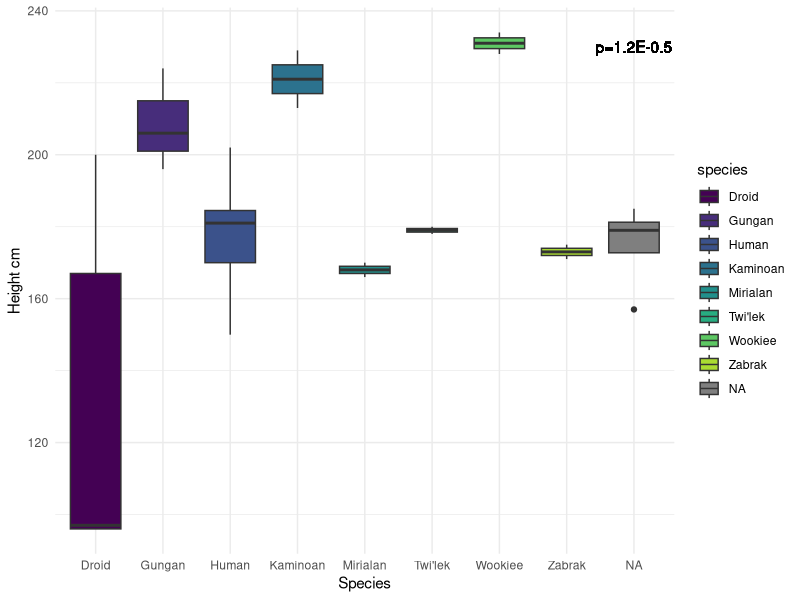
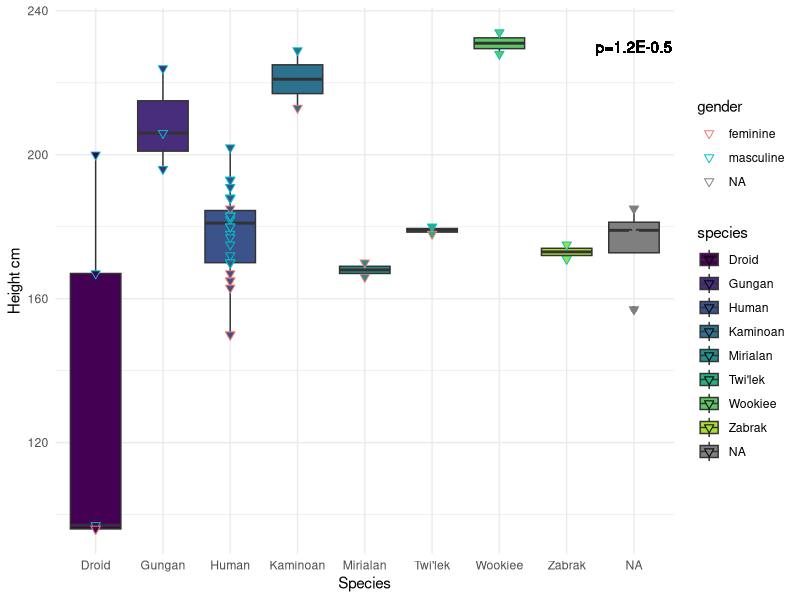
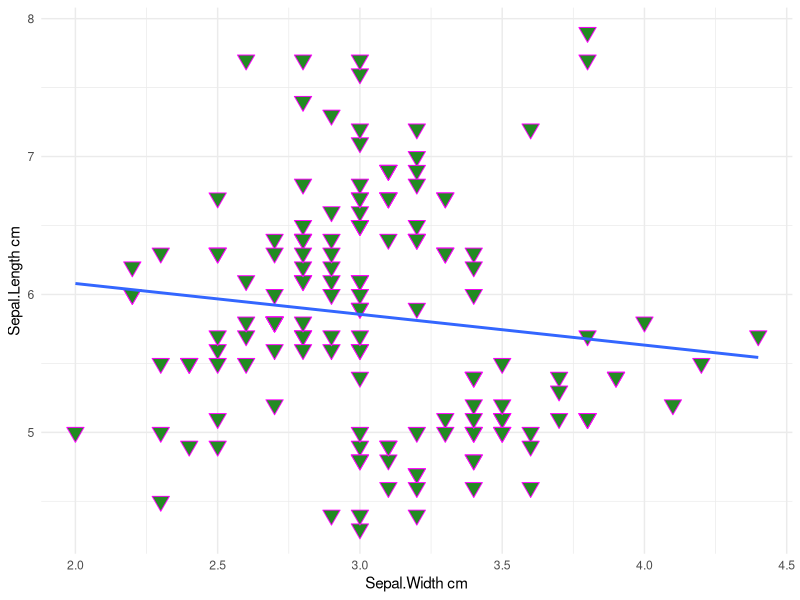
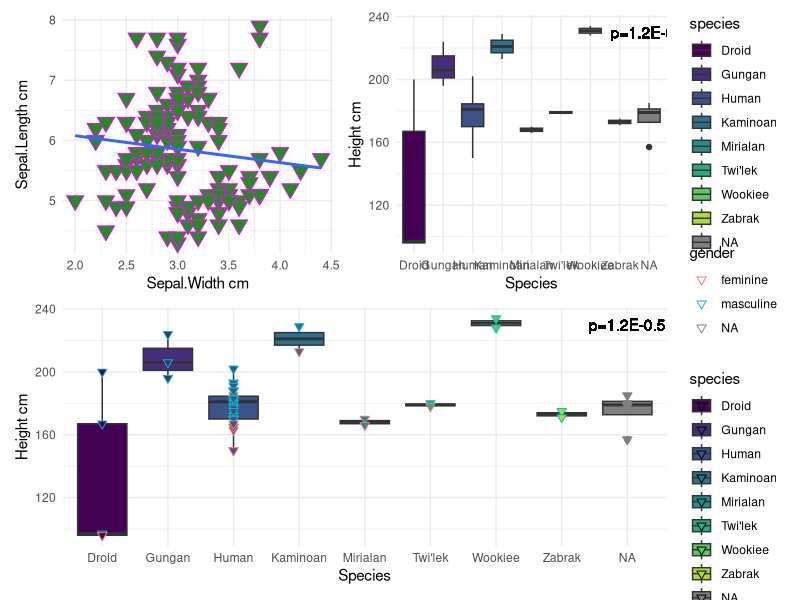

Write the R code that produced these figures, in order.
## ---- chunk 1
library(dplyr)
#It only includes the species that have more than 1 individual represented in the data set. (hint: first use dplyr to summarize the number of individuals per species in the data frame; then create a vector/tibble of those names; subset the species that are included in that vector)
data(starwars)
sw_species <- starwars %>%
  group_by(species) %>%
  summarize(TotalNumber=n()) %>%
  filter(TotalNumber > 1)

final <- starwars %>%
  filter(species %in% sw_species$species)

 
final_2 <- final %>% 
  select(-(films:starships))


#It only includes the columns that are not of type list (hint: use glimpse to check)

glimpse(final_2)

## ---- chunk 2
glimpse(final_2)
finalClean <- final_2[complete.cases(final_2 [,2]), ]



library(dplyr)
finalStats <- finalClean %>%
  group_by(species)%>%
  summarize(MeanHeight = mean(height), MedianHeight = median(height), StDvHeight = sd(height))

print(finalStats)
## ---- chunk 3
library(ggplot2)
library(ggthemes)
library(patchwork)
library(viridis)

cols <- viridis(9, option = "viridis") 
species_height<-  ggplot(data = finalClean, aes(x=species, y=height, fill = species)) + 
  geom_boxplot() + 
  xlab("Species") +
  ylab("Height cm") + 
  theme_minimal() +
  geom_text(x=9, y=230, label="p=1.2E-0.5")+
  scale_fill_manual(values=cols) 

print(species_height)
## ---- chunk 4
cols <- viridis(9, option = "viridis") 
species_height_overlay <-  ggplot(data = finalClean, aes(x=species, y=height, fill = species)) + 
  geom_boxplot() + 
  xlab("Species") +
  ylab("Height cm") + 
  theme_minimal() +
  geom_text(x=9, y=230, label="p=1.2E-0.5")+
  scale_fill_manual(values=cols) +
  geom_point(size=2, shape = 25, aes(color = gender))

print(species_height_overlay)

## ---- chunk 5
data(iris)
glimpse(iris)
anyNA(iris)

sepal_variation <- ggplot(data = iris, aes(x=Sepal.Width, y=Sepal.Length)) + 
  geom_point(size=4, shape = 25, color = "magenta", fill= "forestgreen") + 
  xlab("Sepal.Width cm") +
  ylab("Sepal.Length cm") + 
  theme_minimal() +
  geom_smooth(method = "lm", se = F) +
  scale_fill_manual(values=cols)

print(sepal_variation)
## ---- chunk 6
(sepal_variation + species_height )/ species_height_overlay


